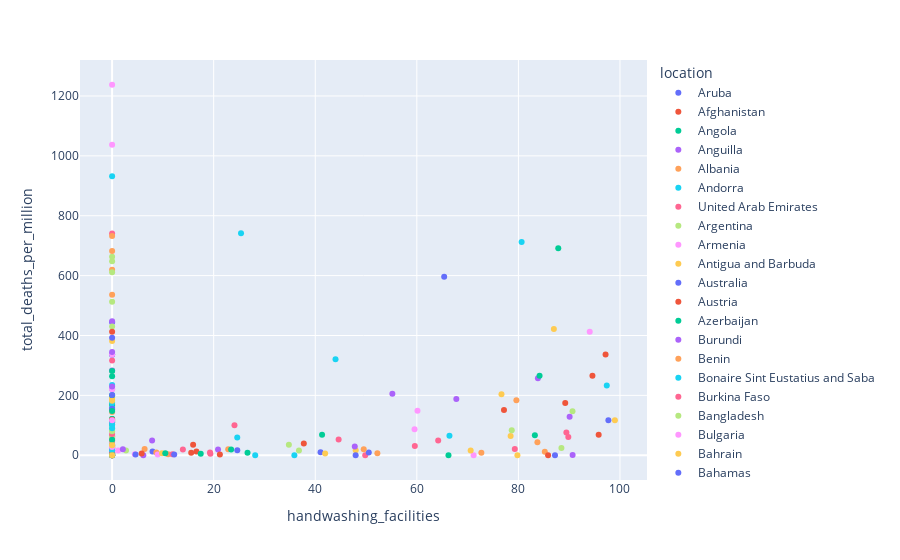

The code cell stored with this chart in its notebook:
### Code cell
scatter_plot('2020-10-27', 'total_deaths_per_million', 'handwashing_facilities')
